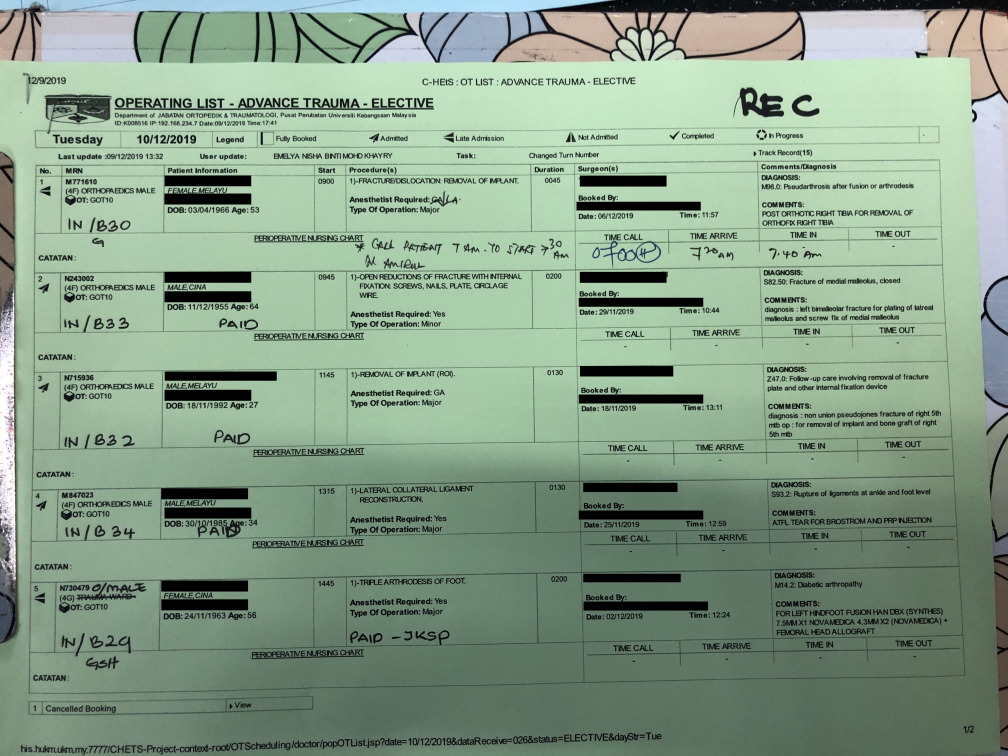
#> input picture data/input/01.jpg, 4032 x 3024 px (shown at 1/4 size)
$ jupyter execute --allow-errors image2text_example.ipynb   (shell and % lines are left out)
#> lines starting #> are read from the running program, lines starting #| are printed output that depends on the picture
### src/ocr.py
from .googleVisionApi import GoogleVisionApi

# [10 lines left out: functions inferExtension, filename, not called in this run]

class Ocr:
	def __init__(self):
		self.googleApi = GoogleVisionApi()

	def clearAll(self):
		self.googleApi.clearAll()

	# [13 lines left out: function processFile, not called in this run]

### image2text_example.ipynb
## Imports

[cell 1]
from src.image2tokens import extractTokens, extractLines
from src.ocr import Ocr
import json
import sys

# plots
import matplotlib.pyplot as plt

# file cleanup
import numpy as np
import pandas as pd
import re

# opencv
import math
import cv2
from scipy import ndimage

## File handling and pre-processing

Remember, if your pictures are shitty, your analysis is shitty. Take high res pictures. ALWAYS align them orthogonally. Try to avoid vertical or horizontal tilt. Camera perfect 90deg above picture, use flash to avoid your own shadow on the picture - but be sure that the flash doesnt overexpose the text. Check that you are cropping the things you need. Key is to be consistent with how you take your photos - the more consistent you are, the less you have to pre-process (crop,rotate,etc).

[cell 2]
img = cv2.imread('data/input/01.jpg') # put path to image
#> img is the input picture: shape (3024, 4032, 3); mean B, G, R 136.2, 157.9, 134.3
crop = img[500:2560, 120:3800] # cropping [ymin:ymax, xmin:xmax]
gray = cv2.cvtColor(crop, cv2.COLOR_BGR2GRAY) # make RGB img gray
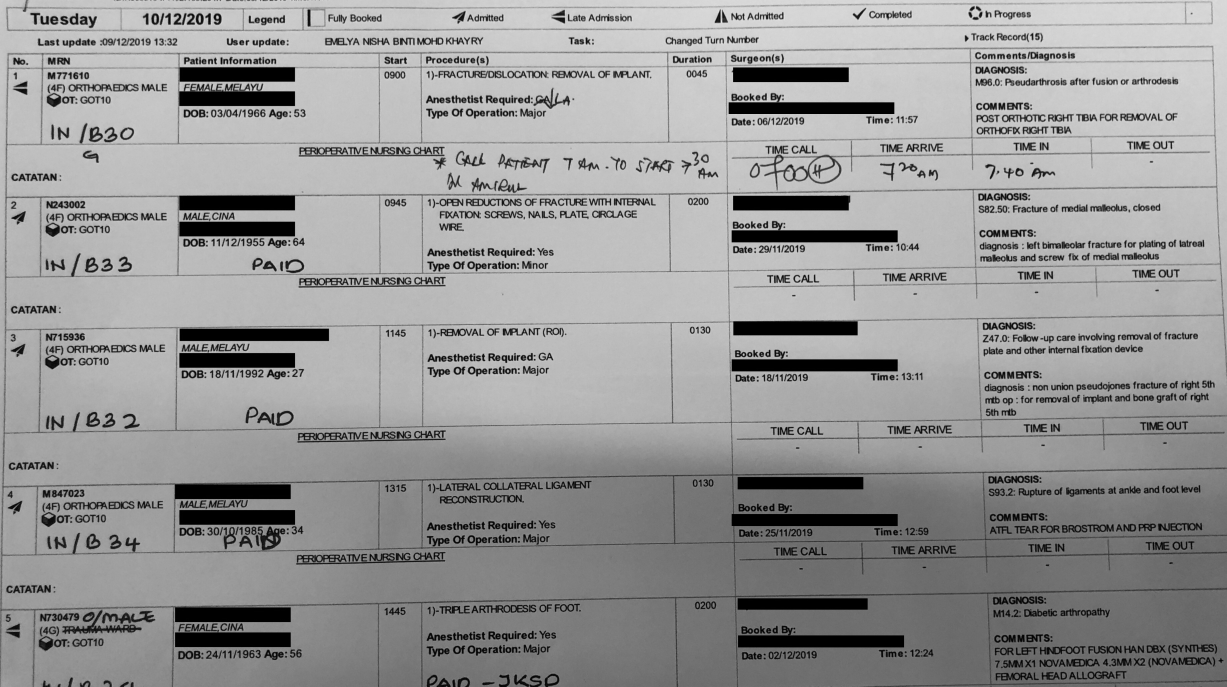
#> gray: shape (2060, 3680) (shown at 1/3 size); min 0, max 239, mean 150.3

f = plt.figure(figsize=(20,8)) # define figure size (x,y)
ax = f.add_subplot(111)
ax.imshow(gray, cmap='gray', vmin = 0, vmax = 255) # plot in gray

cv2.imwrite('data/output/1c.jpg', gray) # save processed image to path of this notebook
#> Out = True

# edges = cv2.Canny(gray,50,100) # find edges between given threshold; here 50,100

[cell 3]
img = cv2.imread('data/input/02.jpg') # put path to image
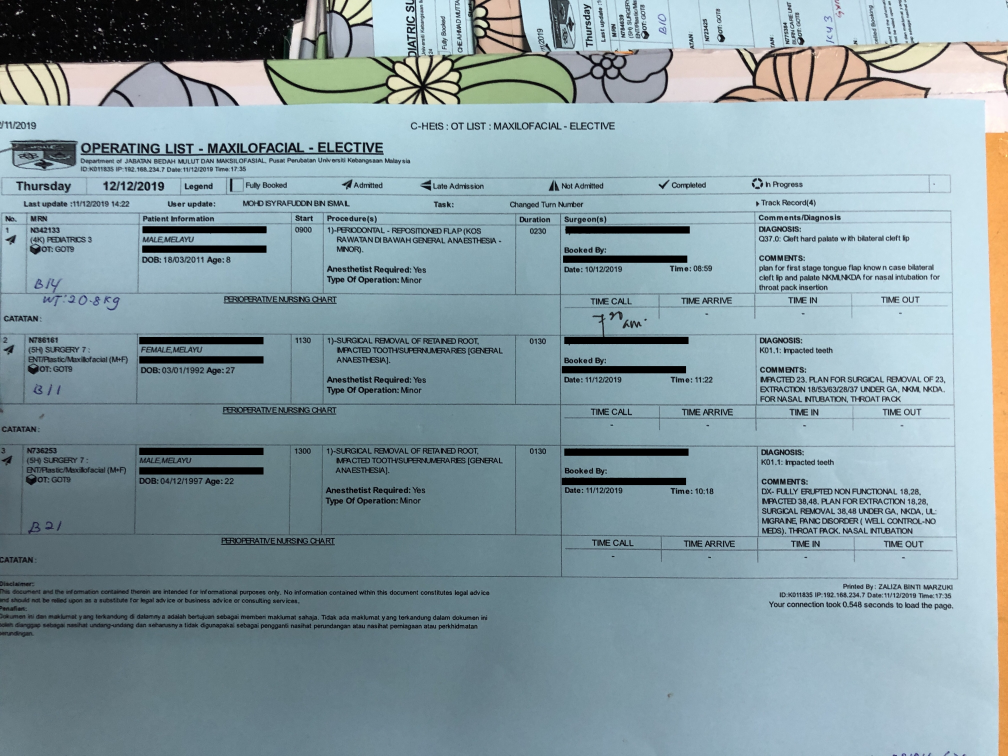
#> input picture data/input/02.jpg, 4032 x 3024 px (shown at 1/4 size)
#> img is the input picture: shape (3024, 4032, 3); mean B, G, R 162.7, 155.6, 134.5
crop = img[700:2150, 100:3900] # cropping [ymin:ymax, xmin:xmax]
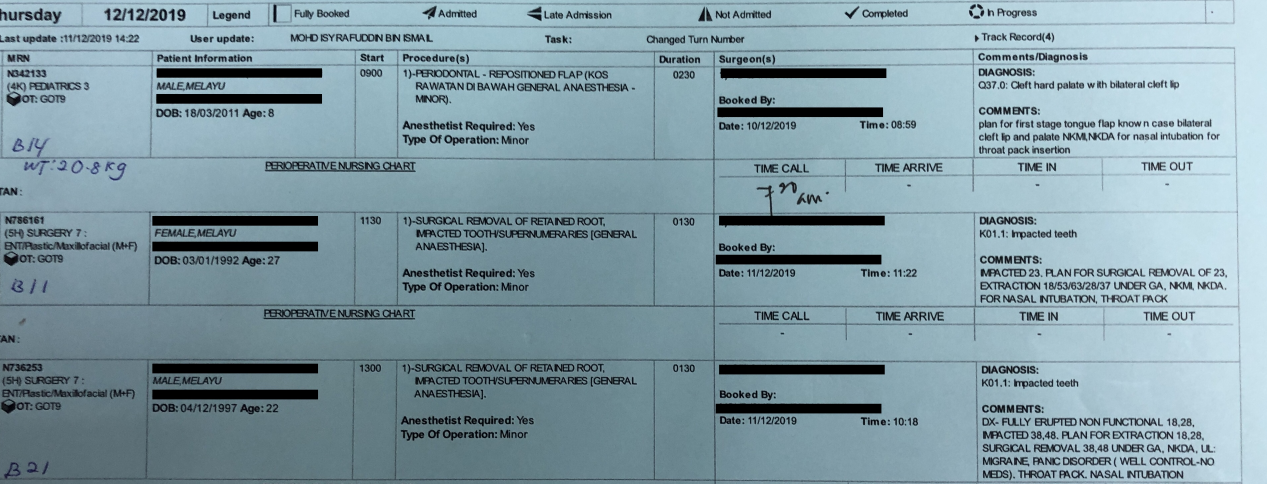
#> crop: shape (1450, 3800, 3) (shown at 1/3 size); mean B, G, R 165.3, 155.4, 130
gray = cv2.cvtColor(crop, cv2.COLOR_BGR2GRAY) # make RGB img gray
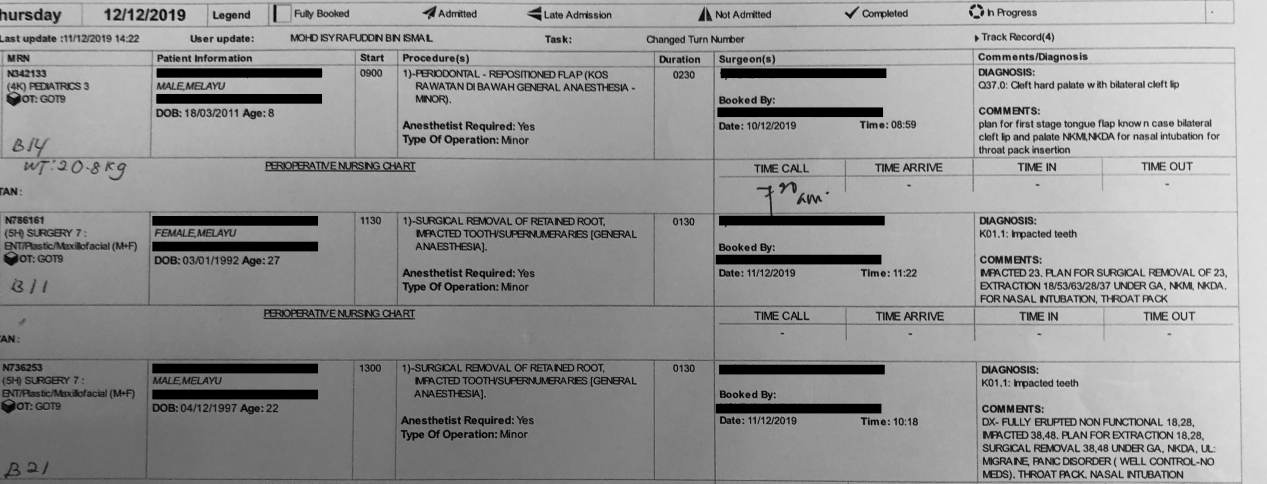
#> gray: shape (1450, 3800) (shown at 1/3 size); min 0, max 245, mean 148.9

f = plt.figure(figsize=(20,8)) # define figure size (x,y)
ax = f.add_subplot(111)
ax.imshow(gray, cmap='gray', vmin = 0, vmax = 255) # plot in gray

cv2.imwrite('data/output/2c.jpg', gray) # save processed image to path of this notebook
#> Out = True

# edges = cv2.Canny(gray,50,100) # find edges between given threshold; here 50,100

In case you fcked up the rotation or tilt, this is a some code to solve it.

[cell 4]
# Rotate image
img_before = cv2.imread('sample/input/02.jpg')
img_gray = cv2.cvtColor(img_before, cv2.COLOR_BGR2GRAY)
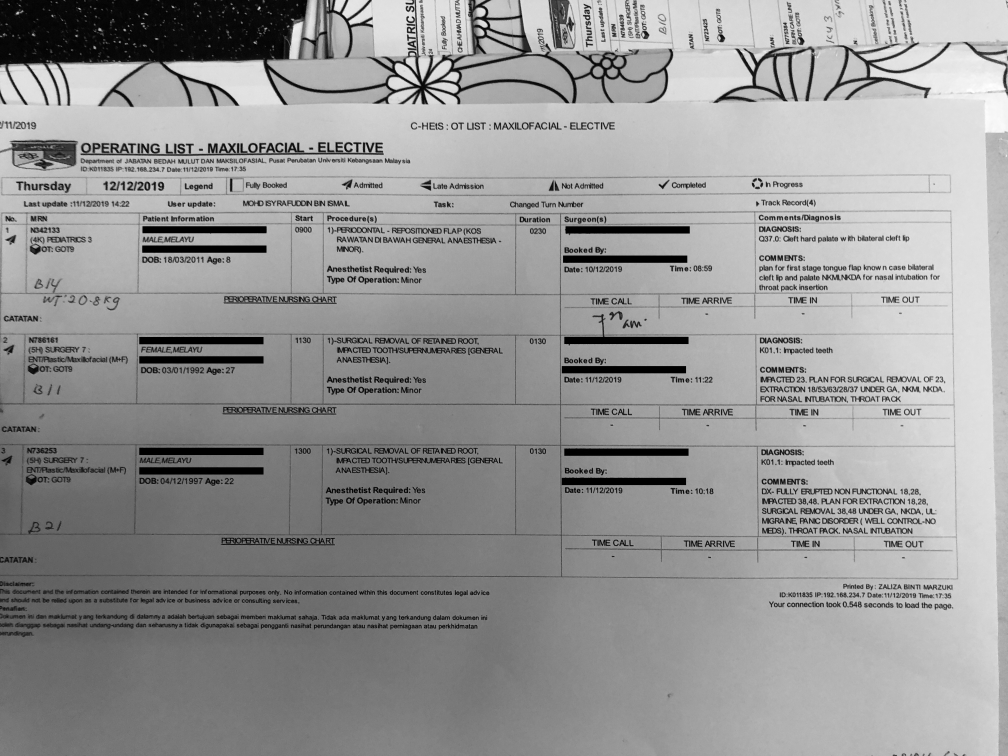
#> img_gray: shape (3024, 4032) (shown at 1/4 size); min 0, max 254, mean 150.1
img_edges = cv2.Canny(img_gray, 100, 100, apertureSize=3)
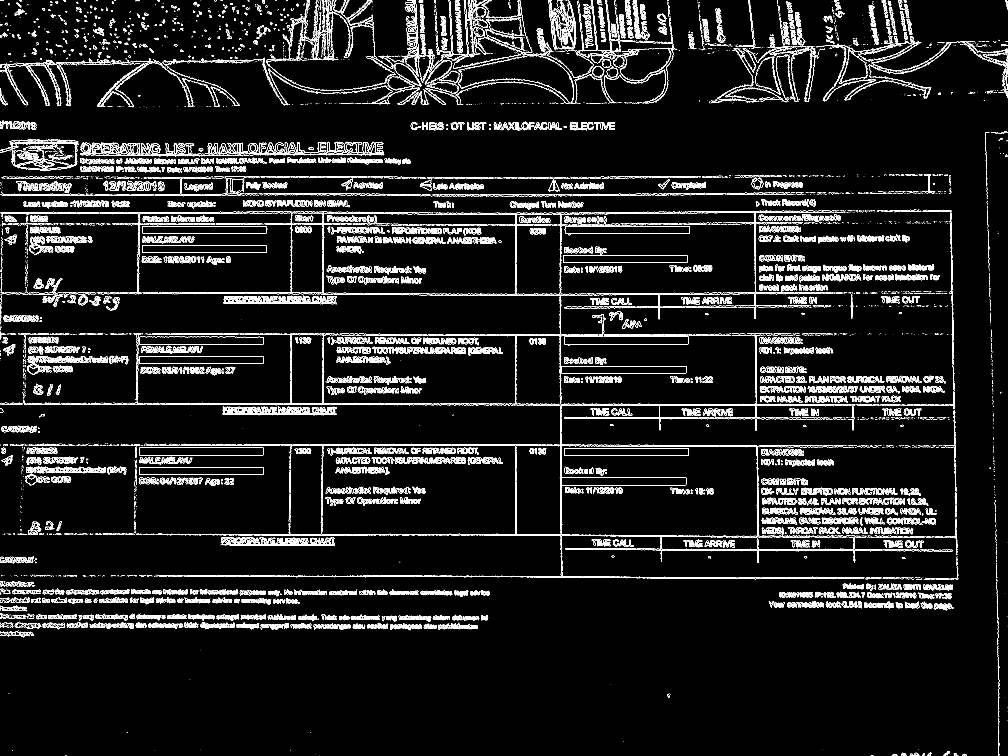
#> img_edges: shape (3024, 4032) (shown at 1/4 size); 4% white in thin lines or dots
lines = cv2.HoughLinesP(img_edges, 1, math.pi / 180.0, 100, minLineLength=100, maxLineGap=5)
#> lines = 290 rows, first 6: [1125, 1782, 1347, 1782], [416, 1175, 766, 1175], [408, 1617, 547, 1617], [585, 1338, 827, 1338], [903, 1618, 1157, 1618], [660, 1781, 1007, 1781]
angles = []

for x1, y1, x2, y2 in lines[0]:
    cv2.line(img_before, (x1, y1), (x2, y2), (255, 0, 0), 3)
    angle = math.degrees(math.atan2(y2 - y1, x2 - x1))
    angles.append(angle)
#> this loop made 1 pass
#> (x1, y1, x2, y2, angle) on pass 1: (1125, 1782, 1347, 1782, 0)
#> after the loop, angles = [0]

median_angle = np.median(angles)
#> median_angle = 0
img_rotated = ndimage.rotate(img_before, median_angle)

f = plt.figure(figsize=(20,8))
ax = f.add_subplot(111)
ax.imshow(img_rotated)

print ("Angle is {}".format(median_angle))
#| Angle is 0.0
cv2.imwrite('data/output/1r.jpg', img_rotated)
#> Out = True

# # vertical tilt
# rows, cols, ch = img.shape
# pts1 = np.float32(
#     [[cols*.25, rows*.95],
#      [cols*.90, rows*.95],
#      [cols*.10, 0],
#      [cols,     0]]
# )
# pts2 = np.float32(
#     [[cols*0.1, rows],
#      [cols,     rows],
#      [0,        0],
#      [cols,     0]]
# )
# M = cv2.getPerspectiveTransform(pts1,pts2)
# dst = cv2.warpPerspective(img, M, (cols, rows))
# cv2.imwrite('2c.jpg', dst)

## Functions

These functions shorten the code and makes peoples lives easier.

[cell 5]
def changeFileExtension(path,newExtension):
    res = ''.join(path.split(".")[:-1])+'.'+newExtension
    print(res)
    return res

The `main` function takes the input image, uses Google Vision to extract words as `tokens` and returns them in a JSON type encoding (which is just what words, the bounding boxes and its coordinates according to the picture. Then it compiles the tokens from left to right according to the x-coordinates as `lines`. These are put in ze DataFrame.

[cell 6]
def main(imagePath):
    # Generate the Optical Character Recognition (OCR) class
    ocr = Ocr()

    # Apply OCR on the image. Creates JSON with the text and the (x,y) coordinates of each word
    ocr.processFile(imagePath,'./data/output/')

    # Reads JSON and deletes it
    jsonFile = changeFileExtension(imagePath.split("/")[-1],"json")
    with open(jsonFile,'r') as f:
        image = json.load(f)

    # Extract tokens (Each word, its width, height and its coordinates)
    tokens = extractTokens(image)

    # Sort the tokens into lines
    lines = extractLines(tokens)

    # Put lines in a dataframe
    df = pd.DataFrame(lines)

    return df

Decided to separate the actual dataframe and the cleaned up one. Ideally you just want to have 1 function `main` to extract and clean up according to MRN, procedures and diagnosis. But in case you screw up the image or for some reason you dont get the right things, you can compare them first to the image before you clean it up. This `clean` function searches for specific patterns in e.g. MRN : 1 alphabet N and 6 numerical numbers, procedures start with `1)-` and diagnosis which ends with `.0:` or `.00:`.

[cell 7]
def clean(df):
    # this function looks for e.g. MRN N123456   | .0: or .00: | 1)- to clean up the clutter
    f = lambda x: x.str.contains('([A-Z]{1}\d{6})|[.]\d{1,2}[:]|[1]+[)]+[-]', na=False, case=False) # searches
    df_ = df[df.apply(f).any(axis=1)]
    df__ = pd.concat([df.iloc[[0]],df_]) # appends the 1st line containing the date of the form
    return df__

## Extract words from image

Once the functions are defined, you can define your `imagePath` and return the dataframe as a variable `df` or `df2`, etc. But before we do that, we have to check that our credentials are authenticated since we are using Google Vision API.

In the `main` file, we called `ocr.py` and within that file it calls `googleVisionApi.py` and within that we set our `GOOGLE_APPLICATION_CREDENTIALS`. Go to `googleVisionApi.py` and update your '/path/to/credentials.json'. Run the code below and see if it matches. If yes, we can start extraction.

[cell 8]
import os

print('Credentials from environ: {}'.format(os.environ.get('GOOGLE_APPLICATION_CREDENTIALS')))

[cell 9]
imagePath = 'data/output/1c.jpg'
# imagePath = sys.argv[1]
print('RUNNING ON ' + imagePath)
#> (the rest of this cell did not finish here and is left out)

Good idea to double check your dataframes with the image

[cell 10]
img = cv2.imread('data/output/1c.jpg')
#> img: shape (2060, 3680, 3); min 0, max 239, mean 150.3
f = plt.figure(figsize=(20,8))
ax = f.add_subplot(111)
ax.imshow(img, cmap='gray',vmin=0,vmax=255)

#> (a cell that did not finish here is left out)

#> (a cell that did not finish here is left out)

[cell 13]
img = cv2.imread('data/output/2c.jpg')
#> img: shape (1450, 3800, 3); min 0, max 246, mean 148.9
f = plt.figure(figsize=(20,8))
ax = f.add_subplot(111)
ax.imshow(img, cmap='gray',vmin=0,vmax=255)
